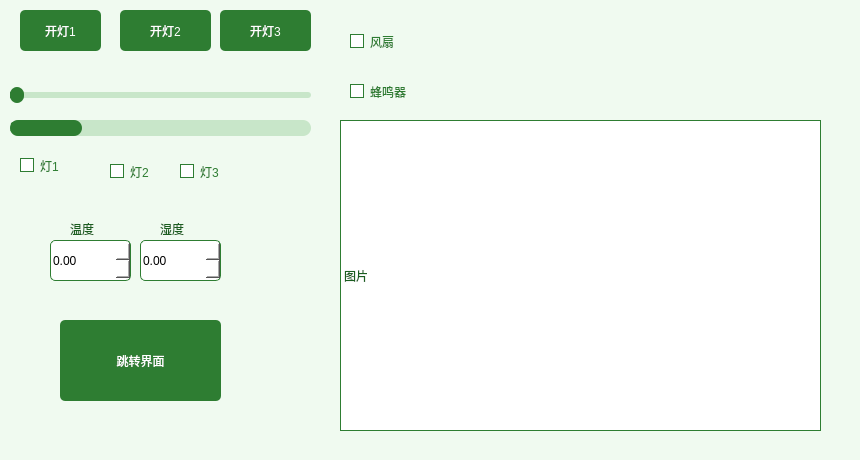
<?xml version="1.0" encoding="UTF-8"?>
<ui version="4.0">
 <class>Widget</class>
 <widget class="QWidget" name="Widget">
  <property name="geometry">
   <rect>
    <x>0</x>
    <y>0</y>
    <width>860</width>
    <height>460</height>
   </rect>
  </property>
  <property name="windowTitle">
   <string>Widget</string>
  </property>
  <property name="styleSheet">
   <string notr="true">
QWidget#Widget {background-color: #F0FAF0;}
QPushButton {background-color: #2E7D32; color: white; border-radius: 5px;}
QPushButton:hover {background-color: #388E3C;}
QPushButton:pressed {background-color: #1B5E20;}
QCheckBox {color: #2E7D32;}
QCheckBox::indicator {border:1px solid #2E7D32; background:white;}
QCheckBox::indicator:checked {background-color:#2E7D32;}
QSlider::groove:horizontal {background:#C8E6C9; height:6px; border-radius:3px;}
QSlider::handle:horizontal {background:#2E7D32; width:14px; height:14px; margin:-5px 0; border-radius:7px;}
QSlider::sub-page:horizontal {background:#388E3C;}
QProgressBar {background:#C8E6C9; color:#2E7D32; border-radius:8px;}
QProgressBar::chunk {background:#2E7D32; border-radius:8px;}
QDoubleSpinBox {background:white; border:1px solid #2E7D32; border-radius:5px;}
QLabel {color: #1B5E20;}
QLabel#label_3 {border:1px solid #2E7D32; background:white;}
   </string>
  </property>
  <widget class="QPushButton" name="pushButton">
   <property name="geometry">
    <rect>
     <x>20</x>
     <y>10</y>
     <width>81</width>
     <height>41</height>
    </rect>
   </property>
   <property name="text">
    <string>开灯1</string>
   </property>
  </widget>
  <widget class="QPushButton" name="pushButton_2">
   <property name="geometry">
    <rect>
     <x>120</x>
     <y>10</y>
     <width>91</width>
     <height>41</height>
    </rect>
   </property>
   <property name="text">
    <string>开灯2</string>
   </property>
  </widget>
  <widget class="QPushButton" name="pushButton_3">
   <property name="geometry">
    <rect>
     <x>220</x>
     <y>10</y>
     <width>91</width>
     <height>41</height>
    </rect>
   </property>
   <property name="text">
    <string>开灯3</string>
   </property>
  </widget>
  <widget class="QCheckBox" name="checkBox">
   <property name="geometry">
    <rect>
     <x>20</x>
     <y>150</y>
     <width>61</width>
     <height>31</height>
    </rect>
   </property>
   <property name="text">
    <string>灯1</string>
   </property>
  </widget>
  <widget class="QCheckBox" name="checkBox_2">
   <property name="geometry">
    <rect>
     <x>350</x>
     <y>80</y>
     <width>92</width>
     <height>23</height>
    </rect>
   </property>
   <property name="text">
    <string>蜂鸣器</string>
   </property>
  </widget>
  <widget class="QSlider" name="horizontalSlider">
   <property name="geometry">
    <rect>
     <x>10</x>
     <y>80</y>
     <width>301</width>
     <height>31</height>
    </rect>
   </property>
   <property name="orientation">
    <enum>Qt::Horizontal</enum>
   </property>
  </widget>
  <widget class="QProgressBar" name="progressBar">
   <property name="geometry">
    <rect>
     <x>10</x>
     <y>120</y>
     <width>301</width>
     <height>16</height>
    </rect>
   </property>
   <property name="value">
    <number>24</number>
   </property>
  </widget>
  <widget class="QCheckBox" name="checkBox_3">
   <property name="geometry">
    <rect>
     <x>350</x>
     <y>30</y>
     <width>92</width>
     <height>23</height>
    </rect>
   </property>
   <property name="text">
    <string>风扇</string>
   </property>
  </widget>
  <widget class="QCheckBox" name="checkBox_4">
   <property name="geometry">
    <rect>
     <x>110</x>
     <y>160</y>
     <width>51</width>
     <height>23</height>
    </rect>
   </property>
   <property name="text">
    <string>灯2</string>
   </property>
  </widget>
  <widget class="QCheckBox" name="checkBox_5">
   <property name="geometry">
    <rect>
     <x>180</x>
     <y>160</y>
     <width>51</width>
     <height>23</height>
    </rect>
   </property>
   <property name="text">
    <string>灯3</string>
   </property>
  </widget>
  <widget class="QDoubleSpinBox" name="doubleSpinBox_2">
   <property name="geometry">
    <rect>
     <x>140</x>
     <y>240</y>
     <width>81</width>
     <height>41</height>
    </rect>
   </property>
  </widget>
  <widget class="QLabel" name="label">
   <property name="geometry">
    <rect>
     <x>70</x>
     <y>220</y>
     <width>67</width>
     <height>17</height>
    </rect>
   </property>
   <property name="text">
    <string>温度</string>
   </property>
  </widget>
  <widget class="QLabel" name="label_2">
   <property name="geometry">
    <rect>
     <x>160</x>
     <y>220</y>
     <width>67</width>
     <height>17</height>
    </rect>
   </property>
   <property name="text">
    <string>湿度</string>
   </property>
  </widget>
  <widget class="QDoubleSpinBox" name="doubleSpinBox">
   <property name="geometry">
    <rect>
     <x>50</x>
     <y>240</y>
     <width>81</width>
     <height>41</height>
    </rect>
   </property>
  </widget>
  <widget class="QLabel" name="label_3">
   <property name="geometry">
    <rect>
     <x>340</x>
     <y>120</y>
     <width>481</width>
     <height>311</height>
    </rect>
   </property>
   <property name="text">
    <string>图片</string>
   </property>
  </widget>
  <widget class="QPushButton" name="pushButton_4">
   <property name="geometry">
    <rect>
     <x>60</x>
     <y>320</y>
     <width>161</width>
     <height>81</height>
    </rect>
   </property>
   <property name="text">
    <string>跳转界面</string>
   </property>
  </widget>
 </widget>
 <resources/>
 <connections/>
</ui>
